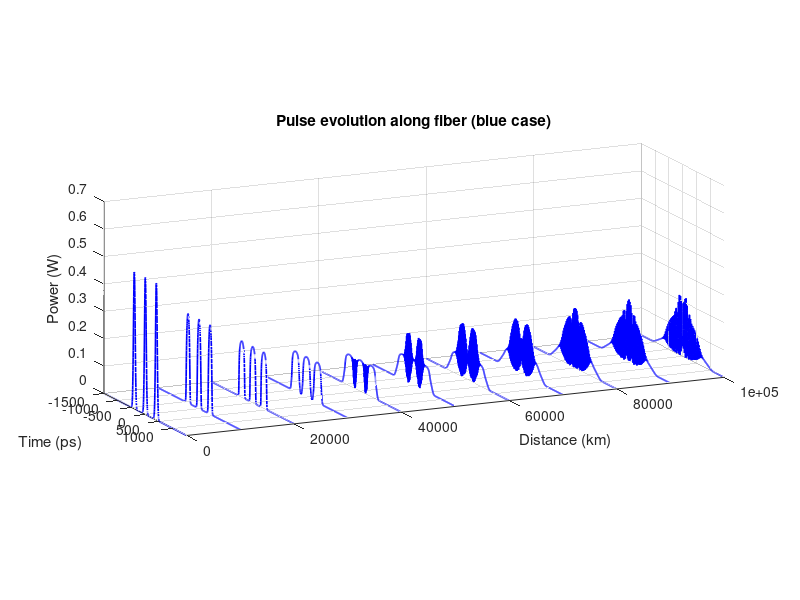

Recreate this plot in MATLAB. (Note: this script raises an error after producing the figure.)
clc; clear; close all;

% 参数设置
L = 100*1e3;                % 总长度 (km)
dz = 100;                % SSFM 步长 = 100 m
Nz = L / dz;        % 总步数

beta2 = -21.242e-27;    % 蓝线 beta2
beta3 = 16.6e-41;       % 蓝线 beta3
gamma = 1.3;           
gamma_SI = gamma / 1e3; % (1/W/m)

T = 3000e-12;           
N = 2^10;               % 采样点
dt = T / N;
t = (-N/2:N/2-1)*dt;    % 时间序列

P0 = 0.5;                 % 峰值功率
FWHM = 100e-12;          
sigma = FWHM / (2*sqrt(2*log(2)));
delays = [-400 0 400]*1e-12;   % 三个脉冲
A0 = zeros(size(t));         % 初始化脉冲
for k = 1:length(delays)
    d = delays(k);
    A0 = A0 + sqrt(P0) * exp(-(t - d).^2 / (2*sigma^2));
end
A0 = A0.';
% A0 = sqrt(P0) * exp(-t.^2/(2*sigma^2)).';   % 初始高斯脉冲
df = 1/(N*dt);
f = (-N/2:N/2-1)*df;
omega = 2*pi*f;

% -----------------------
% 保存矩阵设置
% -----------------------
save_interval = 10e3;              % 每 1 km 保存一次 (m)
num_save = L/save_interval;                     % 总共保存100个点 (1-100 km)，加上0一共101
Tensor = zeros(num_save+1, N, 2); % (z,t,Re/Im)
Tensor(1,:,1) = real(A0);
Tensor(1,:,2) = imag(A0);

A = A0;
counter = 1;                      % 保存计数
z_current = 0;                    % 当前距离 (m)

% -----------------------
% SSFM 演化
% -----------------------
for step = 1:Nz
    % 频域色散
    A_freq = fftshift(fft(A));
    H = exp(-1i*(beta2/2*omega.^2 + beta3/6*omega.^3)*dz);
    A_freq = A_freq .* H.';
    A = ifft(ifftshift(A_freq));

    % 时域非线性
    A = A .* exp(1i*gamma_SI*abs(A).^2*dz);

    % 更新距离
    z_current = z_current + dz;

    % 每1 km保存一次
    if mod(z_current, save_interval) == 0
        counter = counter + 1;
        Tensor(counter,:,1) = real(A);
        Tensor(counter,:,2) = imag(A);
    end
end

% -----------------------
%% 绘制三维瀑布图 (z-t 演化, 独立曲线)
% -----------------------
Z = 0:save_interval:L;             % 0,1,...,100 km
T_ps = t*1e12;       % ps
Power = squeeze(Tensor(:,:,1)).^2 + squeeze(Tensor(:,:,2)).^2;

figure; hold on;
for k = 1:length(Z)
    % 沿 t 方向是横坐标，沿 z 方向推进
    plot3(T_ps, Z(k)*ones(size(T_ps)), Power(k,:), ...
        'b', 'LineWidth', 1.2);  
end
xlabel('Time (ps)');
ylabel('Distance (km)');
zlabel('Power (W)');
title('Pulse evolution along fiber (blue case)');
grid on; view(3);

% 调节时间显示范围
xlim([min(t) max(t)]*1e12);
pbaspect([1 3 1]);    % x : y : z = 1 : 1 : 2
% 设置视角 (方位角=65.25°, 仰角=13.5784°)
view([65.25 13.5784]);

% 设置投影方式
camproj('orthographic');   % 平行投影
% camproj('perspective');  % 透视投影（可选）

% 设置相机位置
campos([37452, -165820, 5.4802]);

% 设置相机目标点
camtarget([-0.0153, 50000, 0.5]);

% 设置相机朝向 (这里保持z轴向上)
camup([0, 0, 1]);



%%
% -----------------------
% 初始波形 vs 最终波形 对比
% -----------------------
A_initial = Tensor(1,:,1) + 1i*Tensor(1,:,2);
A_final   = Tensor(end,:,1) + 1i*Tensor(end,:,2);

figure;
plot(T_ps, abs(A_initial).^2, 'b-', 'LineWidth', 2, 'DisplayName', 'Initial');
hold on;
plot(T_ps, abs(A_final).^2, 'r--', 'LineWidth', 2, 'DisplayName', 'Final');
xlabel('Time (ps)');
ylabel('Power (W)');
title('Initial vs Final Pulse');
legend('show');
grid on;
xlim([min(t) max(t)]*1e12);

%% -----------------------
% 保存结果到 .mat 文件
% -----------------------
Z = 0:save_interval:L;   % z 轴 (m)
T_ps = t;           % 时间轴 (ps)

save('.\pinn-nlse-main\data\pulse_evolution.mat', 'Tensor', 'Z', 'T_ps');
